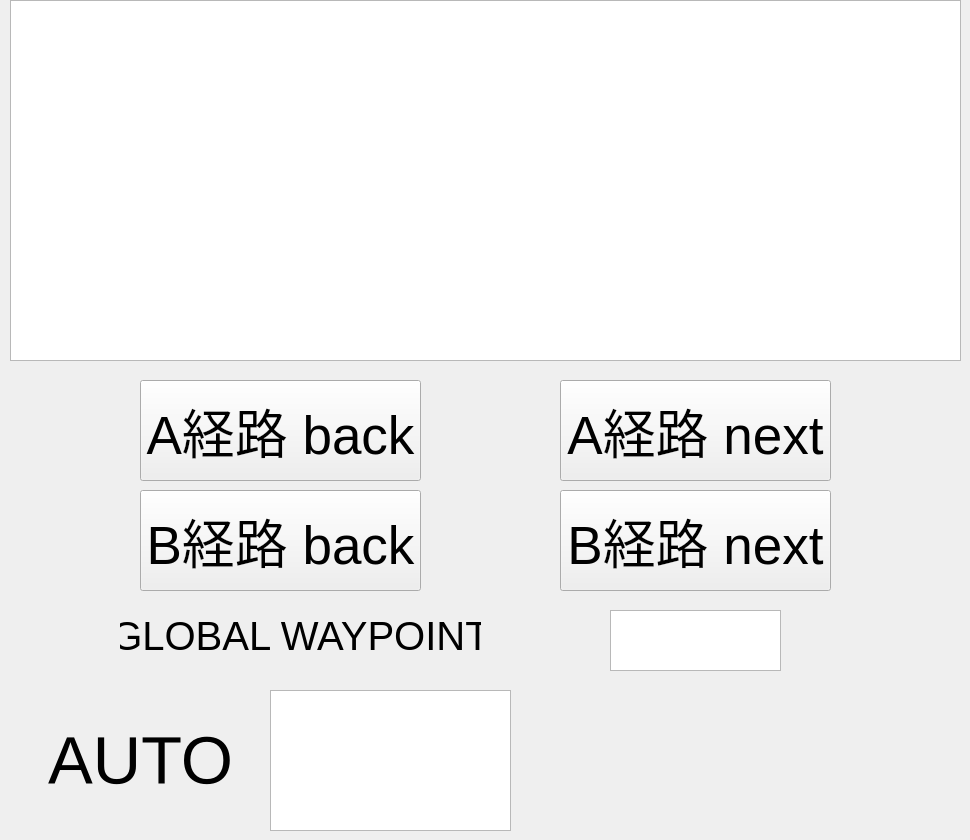
    <widget class="QWidget" name="tab_4">
     <attribute name="title">
      <string>tab4</string>
     </attribute>
     <widget class="QPushButton" name="bt4_backA">
      <property name="geometry">
       <rect>
        <x>140</x>
        <y>380</y>
        <width>281</width>
        <height>101</height>
       </rect>
      </property>
      <property name="font">
       <font>
        <pointsize>40</pointsize>
       </font>
      </property>
      <property name="text">
       <string>A経路 back</string>
      </property>
     </widget>
     <widget class="QPushButton" name="bt4_nextA">
      <property name="geometry">
       <rect>
        <x>560</x>
        <y>380</y>
        <width>271</width>
        <height>101</height>
       </rect>
      </property>
      <property name="font">
       <font>
        <pointsize>40</pointsize>
       </font>
      </property>
      <property name="text">
       <string>A経路 next</string>
      </property>
     </widget>
     <widget class="QLabel" name="lb4_read_global_waypoints">
      <property name="geometry">
       <rect>
        <x>120</x>
        <y>600</y>
        <width>361</width>
        <height>71</height>
       </rect>
      </property>
      <property name="font">
       <font>
        <pointsize>30</pointsize>
       </font>
      </property>
      <property name="text">
       <string>GLOBAL WAYPOINT</string>
      </property>
      <property name="scaledContents">
       <bool>false</bool>
      </property>
      <property name="alignment">
       <set>Qt::AlignCenter</set>
      </property>
     </widget>
     <widget class="QTextEdit" name="tx4_read_global_waypoints">
      <property name="geometry">
       <rect>
        <x>610</x>
        <y>610</y>
        <width>171</width>
        <height>61</height>
       </rect>
      </property>
      <property name="font">
       <font>
        <pointsize>30</pointsize>
       </font>
      </property>
      <property name="autoFillBackground">
       <bool>true</bool>
      </property>
      <property name="lineWidth">
       <number>0</number>
      </property>
      <property name="verticalScrollBarPolicy">
       <enum>Qt::ScrollBarAlwaysOff</enum>
      </property>
      <property name="horizontalScrollBarPolicy">
       <enum>Qt::ScrollBarAlwaysOff</enum>
      </property>
      <property name="readOnly">
       <bool>true</bool>
      </property>
      <property name="textInteractionFlags">
       <set>Qt::TextSelectableByMouse</set>
      </property>
     </widget>
     <widget class="QLabel" name="lb4_auto_ok">
      <property name="geometry">
       <rect>
        <x>30</x>
        <y>690</y>
        <width>221</width>
        <height>141</height>
       </rect>
      </property>
      <property name="font">
       <font>
        <pointsize>50</pointsize>
       </font>
      </property>
      <property name="text">
       <string>AUTO</string>
      </property>
      <property name="scaledContents">
       <bool>false</bool>
      </property>
      <property name="alignment">
       <set>Qt::AlignCenter</set>
      </property>
     </widget>
     <widget class="QTextEdit" name="tx4_auto_ok">
      <property name="geometry">
       <rect>
        <x>270</x>
        <y>690</y>
        <width>241</width>
        <height>141</height>
       </rect>
      </property>
      <property name="font">
       <font>
        <pointsize>50</pointsize>
       </font>
      </property>
      <property name="autoFillBackground">
       <bool>true</bool>
      </property>
      <property name="lineWidth">
       <number>0</number>
      </property>
      <property name="verticalScrollBarPolicy">
       <enum>Qt::ScrollBarAlwaysOff</enum>
      </property>
      <property name="horizontalScrollBarPolicy">
       <enum>Qt::ScrollBarAlwaysOff</enum>
      </property>
      <property name="readOnly">
       <bool>true</bool>
      </property>
      <property name="textInteractionFlags">
       <set>Qt::TextSelectableByMouse</set>
      </property>
     </widget>
     <widget class="QLabel" name="lb4_log_flag">
      <property name="geometry">
       <rect>
        <x>600</x>
        <y>750</y>
        <width>341</width>
        <height>81</height>
       </rect>
      </property>
      <property name="font">
       <font>
        <pointsize>50</pointsize>
       </font>
      </property>
      <property name="cursor">
       <cursorShape>SplitVCursor</cursorShape>
      </property>
      <property name="text">
       <string/>
      </property>
      <property name="scaledContents">
       <bool>false</bool>
      </property>
      <property name="alignment">
       <set>Qt::AlignCenter</set>
      </property>
     </widget>
     <widget class="QPushButton" name="bt4_backB">
      <property name="geometry">
       <rect>
        <x>140</x>
        <y>490</y>
        <width>281</width>
        <height>101</height>
       </rect>
      </property>
      <property name="font">
       <font>
        <pointsize>40</pointsize>
       </font>
      </property>
      <property name="text">
       <string>B経路 back</string>
      </property>
      <property name="checkable">
       <bool>false</bool>
      </property>
     </widget>
     <widget class="QPushButton" name="bt4_nextB">
      <property name="geometry">
       <rect>
        <x>560</x>
        <y>490</y>
        <width>271</width>
        <height>101</height>
       </rect>
      </property>
      <property name="font">
       <font>
        <pointsize>40</pointsize>
       </font>
      </property>
      <property name="text">
       <string>B経路 next</string>
      </property>
     </widget>
     <widget class="QTextEdit" name="tx4_load_name">
      <property name="geometry">
       <rect>
        <x>10</x>
        <y>0</y>
        <width>951</width>
        <height>361</height>
       </rect>
      </property>
      <property name="font">
       <font>
        <pointsize>60</pointsize>
       </font>
      </property>
      <property name="layoutDirection">
       <enum>Qt::LeftToRight</enum>
      </property>
      <property name="autoFillBackground">
       <bool>true</bool>
      </property>
      <property name="lineWidth">
       <number>0</number>
      </property>
      <property name="verticalScrollBarPolicy">
       <enum>Qt::ScrollBarAlwaysOff</enum>
      </property>
      <property name="horizontalScrollBarPolicy">
       <enum>Qt::ScrollBarAlwaysOff</enum>
      </property>
      <property name="documentTitle">
       <string/>
      </property>
      <property name="readOnly">
       <bool>true</bool>
      </property>
      <property name="textInteractionFlags">
       <set>Qt::TextSelectableByMouse</set>
      </property>
      <property name="placeholderText">
       <string/>
      </property>
     </widget>
    </widget>
